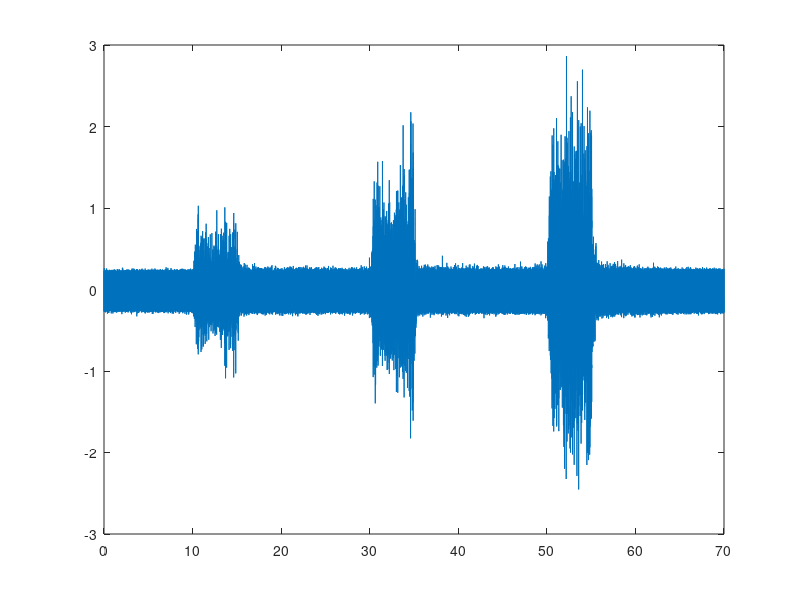
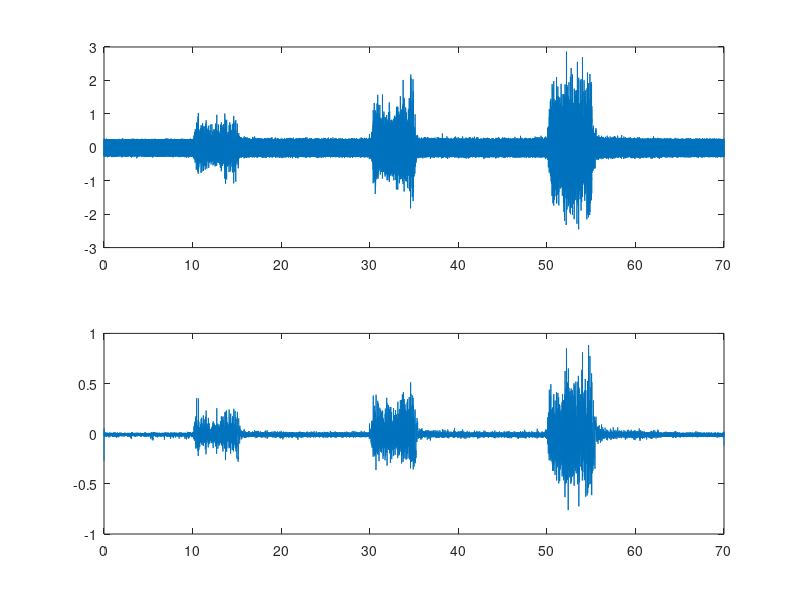
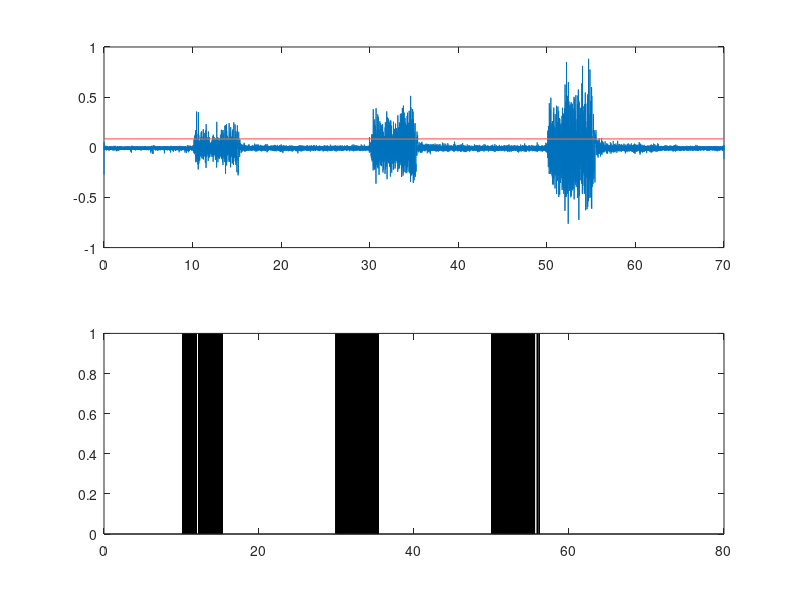
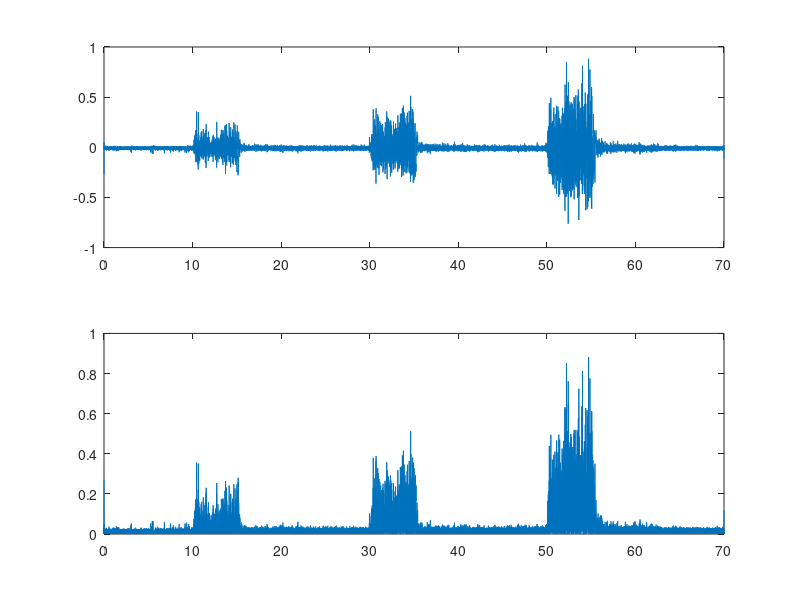

MATLAB code to generate these figures, in order: (Note: this script raises an error after producing the figures.)
%%근전도 특징 추출 
%%근전도 신호에서 힘을 준 구간을 1, 아닌 구간을 0으로 표시
%%샘플링 주파수는 1000hz

clear; close all; clc;

load EMG_data_example;

%x축 시간으로 변경
x = 1:1:length(data);
fs = 1000;
x = x/fs;

figure;
plot(x, data);

%% 필터링 50Hz 이하 성분만 가져옴
h = fir1(50, 50/(fs/2), 'low'); %%필터에 대한 정의
fdata = filtfilt(h, 1, data);
%50: 필터의 차수입니다. 차수가 높을수록 필터의 성능이 개선되지만 계산량도 늘어납니다.
%50/(fs/2): 필터의 컷오프 주파수를 지정합니다. 이 값은 Nyquist 주파수에 대한 비율로, fs는 샘플링 주파수입니다. 따라서 50/(fs/2)는 필터가 통과할 주파수 범위를 정의합니다.
%'low': 이 옵션은 저역 통과 필터를 의미합니다. 즉, 지정된 컷오프 주파수 이하의 신호는 통과시키고, 그 이상은 감쇠시킵니다.
%filtfilt(h, 1, data): 이 함수는 데이터를 필터링합니다. 여기서는 h로 정의된 FIR 필터를 사용하여 data 신호를 처리합니다.
%h: 필터 계수입니다.
%1: 필터의 분모 계수입니다. FIR 필터의 경우 일반적으로 1로 설정합니다.
%data: 필터링할 신호입니다.
%filtfilt 함수는 신호를 필터링할 때 위상 지연을 제거하기 위해 데이터를 양쪽 방향으로 필터링합니다. 
%이로 인해 원래 신호의 위상이 유지되고 왜곡이 최소화됩니다.
figure;
subplot(211); plot(x, data); %필터링 전
subplot(212); plot(x, fdata); %필터링 후

%% 데이터에서 0.08 이상인 구간을 찾아서 1로 마킹
result = zeros(1, length(fdata)); %데이터 길이는 fdata와 같지만 모든 요소 0으로 초기화
idx = find(fdata > 0.08);
%find(fdata > 0.08): fdata의 값이 0.08보다 큰 인덱스를 찾아 idx에 저장합니다.
result(idx) = 1;
%앞서 찾은 인덱스 idx에 해당하는 result의 요소를 1로 설정합니다.
%즉, fdata의 값이 0.08을 초과하는 위치에 해당하는 result의 요소는 1로 바뀌게 됩니다.나머지 요소는 여전히 0입니다.
figure;
subplot(211); plot(x, fdata); hold on; plot(x, 0.08*ones(1, length(fdata)));
%subplot(211);: 2행 1열의 서브플롯을 만들고 첫 번째 위치를 선택합니다.
%hold on;: 현재 그래프에 추가적으로 데이터를 그릴 수 있도록 설정합니다.
%plot(x, 0.08*ones(1, length(fdata)));: 기준값 0.08을 나타내는 수평선을 fdata의 그래프에 추가합니다.
%이렇게 하면 기준값과 fdata의 비교가 가능합니다.
subplot(212); bar(x, result);
%subplot(212);: 2행 1열의 서브플롯에서 두 번째 위치를 선택합니다. 

%% 절대값 취해보기
adata = abs(fdata);
%잡음 영향 줄이기 위한 전처리
figure;
subplot(211); plot(x, fdata);
subplot(212); plot(x, adata);

%% 이동창평균 
mdata = smooth(adata, 0.5*fs, 'moving');
%0.5*fs: 스무딩 창의 크기를 설정합니다. fs는 샘플링 주파수(1000 Hz)로, 0.5*fs는 0.5초에 해당하는 창 크기를 의미합니다.
%500hz로 써도 되지만 코드 재사용성을 위해 0.5*fs로 작성
% 즉, 500개의 샘플에 대해 스무딩을 수행하게 됩니다.
%'moving': 이동 평균 방법을 지정합니다. 이동 평균은 지정된 창의 중앙 값 주변의 데이터 포인트를 평균 내어 신호를 부드럽게 만드는 기법 
% 이 방법은 고주파 잡음 제거에 효과적입니다.
figure;
subplot(311); plot(x, fdata);
subplot(312); plot(x, adata);
subplot(313); plot(x, mdata);

%% 기준값 세워보기
threshold = 0.03*ones(1, length(mdata));
figure;
plot(x, mdata); hold on; plot(x, threshold);
0.03 * ones(1, length(mdata));
%0.03: 설정하려는 임계값입니다. 이 값은 EMG 신호의 강도를 기준으로 하여 특정 조건(예: 힘을 주는 구간)을 평가하는 데 사용됩니다.
%ones(1, length(mdata)): mdata와 동일한 길이의 배열을 생성하며, 모든 요소가 1로 초기화된 벡터입니다.
%따라서, **0.03 * ones(1, length(mdata))**는 길이가 mdata와 같은 벡터를 생성하고
% 모든 요소가 0.03로 설정된 배열인 threshold를 생성합니다. 
%이렇게 하면 시각화 시 모든 지점에서 같은 값을 가지는 수평선으로 나타나게 됩니다.

%% 데이터에서 0.03 이상인 구간을 찾아서 1로 마킹
result2 = zeros(1, length(mdata));
idx = find(mdata > 0.03);
result2(idx) = 1;

figure;
subplot(311); plot(x, fdata);
subplot(312); plot(x, mdata);
subplot(313); bar(x, result2);

